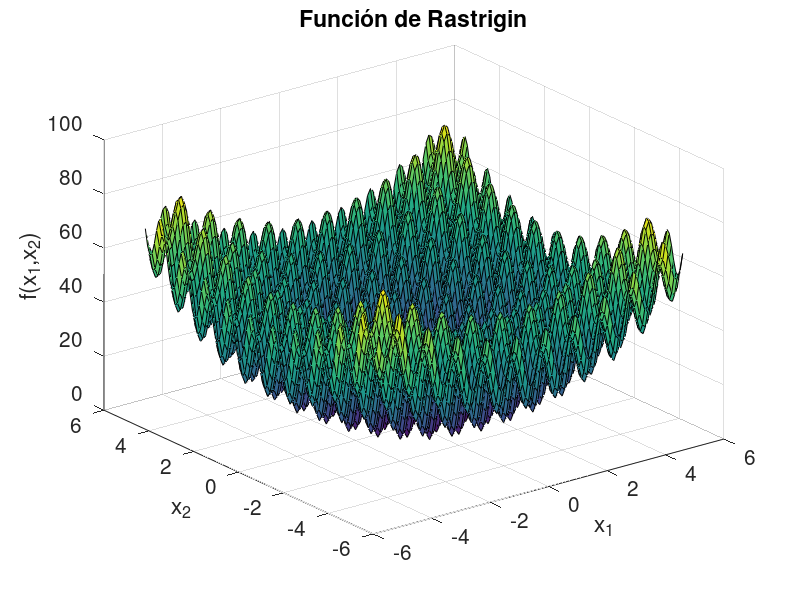

Write the MATLAB code that produced this figure.
clear all; close; clc;

x1 = -5.2:1e-1:5.2;
x2 = -5.2:1e-1:5.2;

[X1,X2] = meshgrid(x1,x2);

f = 20 + X1.^2 + X2.^2 - 10.*(cos(2*pi.*X1)+cos(2*pi.*X2));

eje = subplot(1,1,1);

surf(X1,X2,f);
set(eje,'FontSize',15);
xlabel('x_1');
ylabel('x_2');
zlabel('f(x_1,x_2)');
title('Función de Rastrigin')
